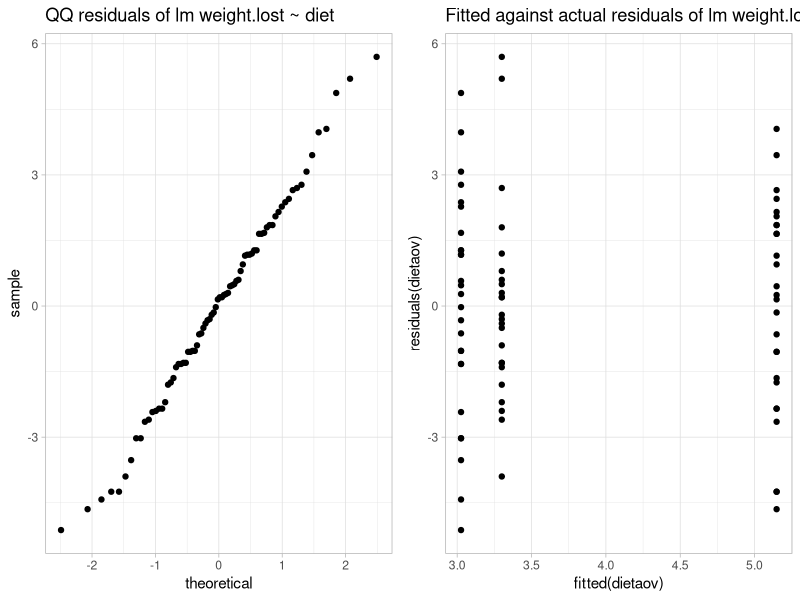
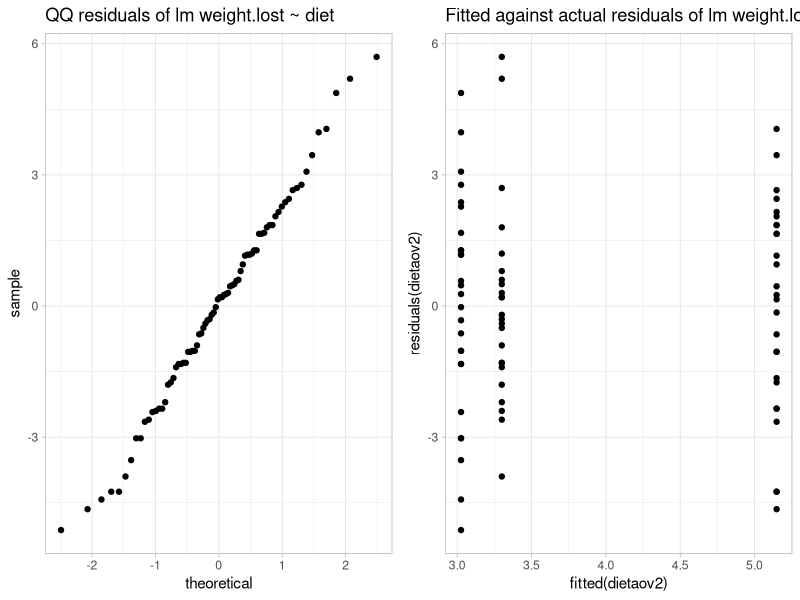
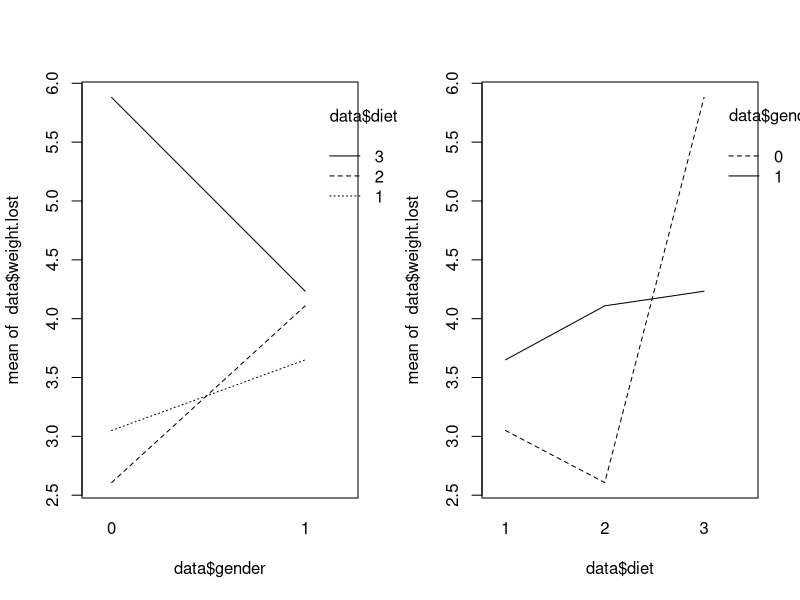
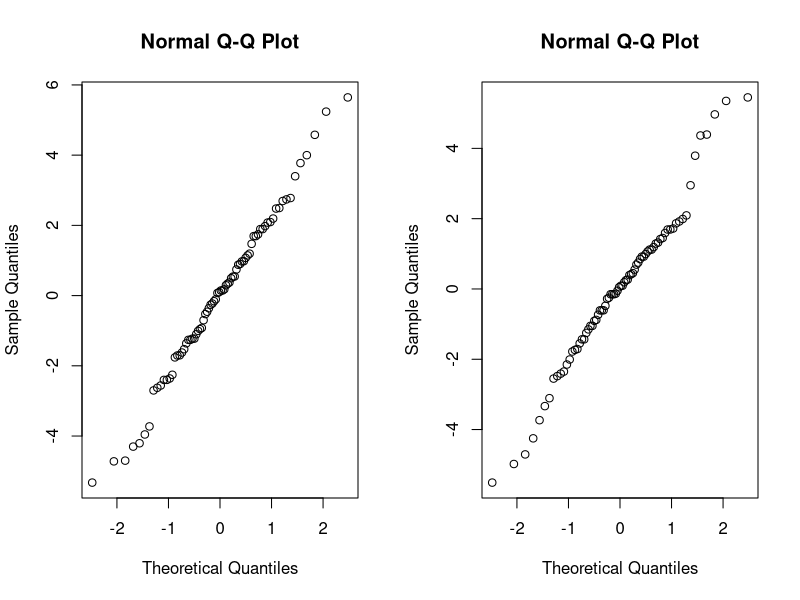
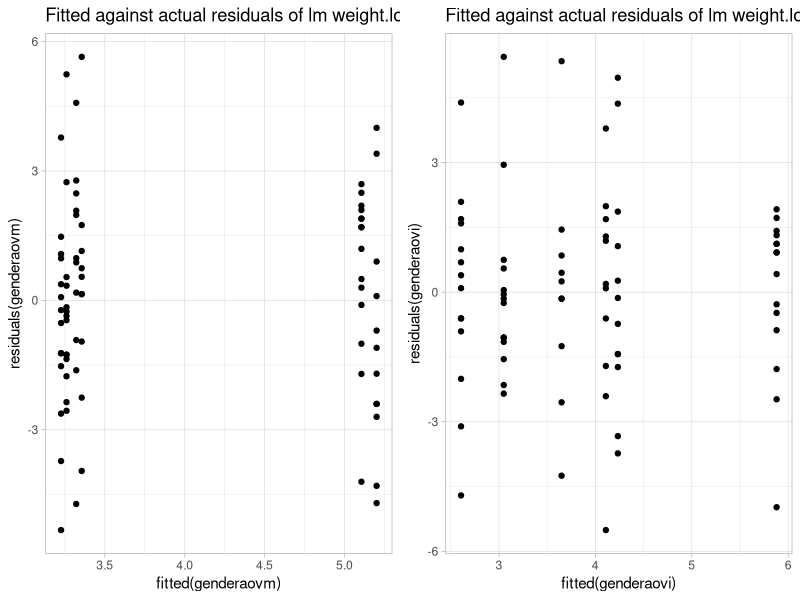
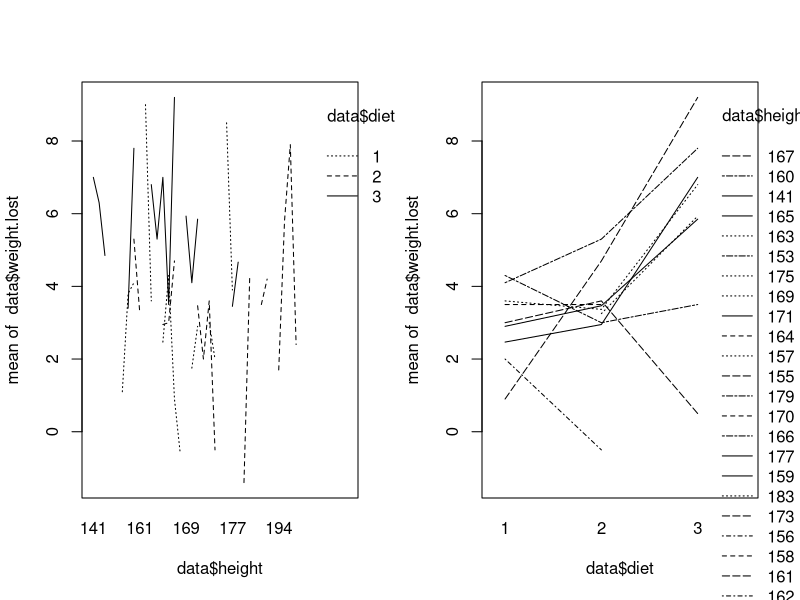
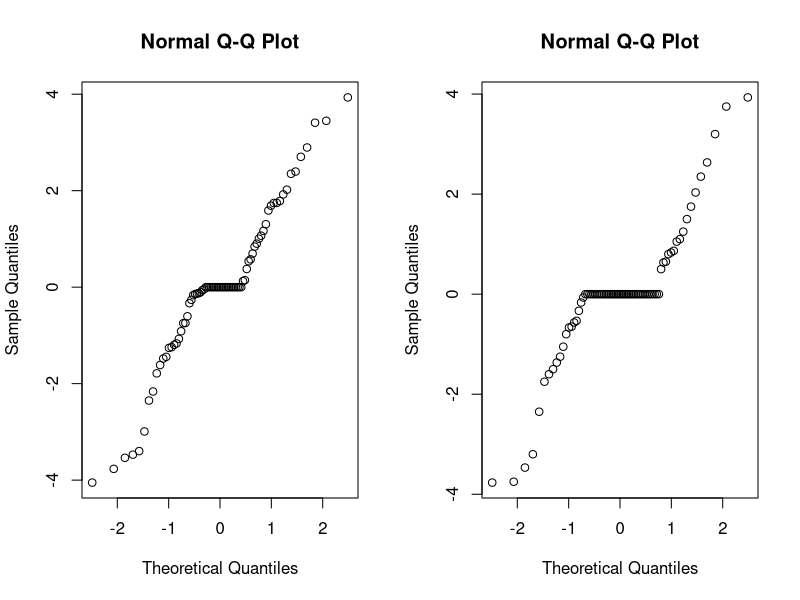
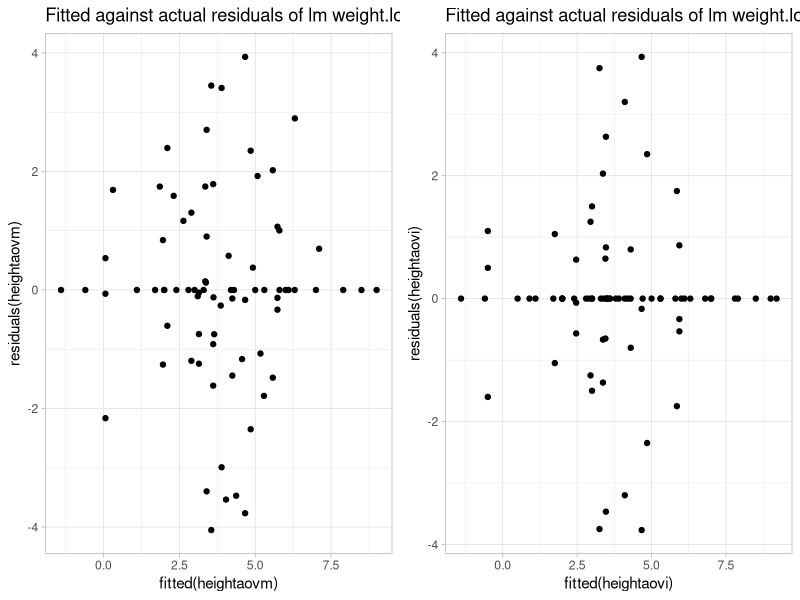

Write the R code that produced these figures, in order.
## ---- chunk 1
library(ggplot2)
library(readr)
library(gridExtra)
library(viridis)
library(reshape2)   
library(dplyr)
## ---- chunk 2
data <- read.table(file= 'diet.txt', header=TRUE)
#View(data)
## ---- chunk 3
data$weight.lost <- 0
for (i in 1:78) {
  data$weight.lost[i] <- data$preweight[i] - data$weight6weeks[i]
}
head(data) #shows that weight.lost column has been added
summary(data) #inspect data
## ---- chunk 4
t.test(data$preweight, data$weight6weeks, data = data, paired = TRUE)
## ---- chunk 5
data$diet <- as.factor(data$diet) # diet is numerical but needs to be factor for ANOVA
is.factor(data$diet) # True
summary(data$diet) #design is not balanced

# treatment parametrization, diet1 is base level
dietaov <- lm(weight.lost ~ diet, data=data)
anova(dietaov)
summary(dietaov)

# sum parametrization
contrasts(data$diet)=contr.sum
dietaov2 <- lm(weight.lost ~ diet, data=data)
anova(dietaov2)
summary(dietaov2)

# t-test
data_diet2 <- data[data$diet == 2,]
data_diet3 <- data[data$diet == 3,]
names(data_diet3)[8]<- paste("weight.lost2")
data_diet23 <- cbind(data_diet2,data_diet3)
t.test(data_diet23$weight.lost, data_diet23$weight.lost2, data = data_diet23, paired = FALSE)
## ---- chunk 6
qq_aovres1 <- ggplot(data) + geom_qq(aes(sample=residuals(dietaov)))  + theme_light()  + labs(title="QQ residuals of lm weight.lost ~ diet")
scatter_aovres1 <- ggplot(dietaov, aes(fitted(dietaov), residuals(dietaov))) + geom_point() + theme_light() + labs(title="Fitted against actual residuals of lm weight.lost ~ diet")

grid.arrange(qq_aovres1, scatter_aovres1, ncol=2)

qq_aov2res2 <- ggplot(data) + geom_qq(aes(sample=residuals(dietaov2)))  + theme_light()  + labs(title="QQ residuals of lm weight.lost ~ diet")
scatter_aov2res2 <- ggplot(dietaov2, aes(fitted(dietaov2), residuals(dietaov2))) + geom_point() + theme_light() + labs(title="Fitted against actual residuals of lm weight.lost ~ diet")

grid.arrange(qq_aov2res2, scatter_aov2res2, ncol=2)
## ---- chunk 7
data$gender <- as.factor(data$gender)
is.factor(data$gender) # TRUE

genderaovm <- lm(weight.lost ~ diet + gender, data = data) # main effects
anova(genderaovm)

genderaovi <- lm(weight.lost ~ diet * gender, data = data) # interaction effects
anova(genderaovi)
## ---- chunk 8
par(mfrow=c(1,2))
interaction.plot(data$gender, data$diet, data$weight.lost)
interaction.plot(data$diet, data$gender, data$weight.lost)
## ---- chunk 9
par(mfrow=c(1,2))
qqnorm(residuals(genderaovm))
scatter_genderaovm <- ggplot(genderaovm, aes(fitted(genderaovm), residuals(genderaovm))) + geom_point() + theme_light() + labs(title="Fitted against actual residuals of lm weight.lost ~ diet + gender")

qqnorm(residuals(genderaovi))
scatter_genderaovi <- ggplot(genderaovi, aes(fitted(genderaovi), residuals(genderaovi))) + geom_point() + theme_light() + labs(title="Fitted against actual residuals of lm weight.lost ~ diet * gender")

grid.arrange(scatter_genderaovm, scatter_genderaovi, ncol=2)

## ---- chunk 10
data$height <- as.factor(data$height)
is.factor(data$height) # TRUE

heightaovm <- lm(weight.lost ~ diet + height, data = data) # main effects
anova(heightaovm)

heightaovi <- lm(weight.lost ~ diet * height, data = data) # interaction effects
anova(heightaovi)
## ---- chunk 11
par(mfrow=c(1,2))
interaction.plot(data$height, data$diet, data$weight.lost)
interaction.plot(data$diet, data$height, data$weight.lost)
## ---- chunk 12
par(mfrow=c(1,2))
qqnorm(residuals(heightaovm))
scatter_heightaovm <- ggplot(heightaovm, aes(fitted(heightaovm), residuals(heightaovm))) + geom_point() + theme_light() + labs(title="Fitted against actual residuals of lm weight.lost ~ diet + height")

qqnorm(residuals(heightaovi))
scatter_heightaovi <- ggplot(heightaovi, aes(fitted(heightaovi), residuals(heightaovi))) + geom_point() + theme_light() + labs(title="Fitted against actual residuals of lm weight.lost ~ diet * height")

grid.arrange(scatter_heightaovm, scatter_heightaovi, ncol=2)

